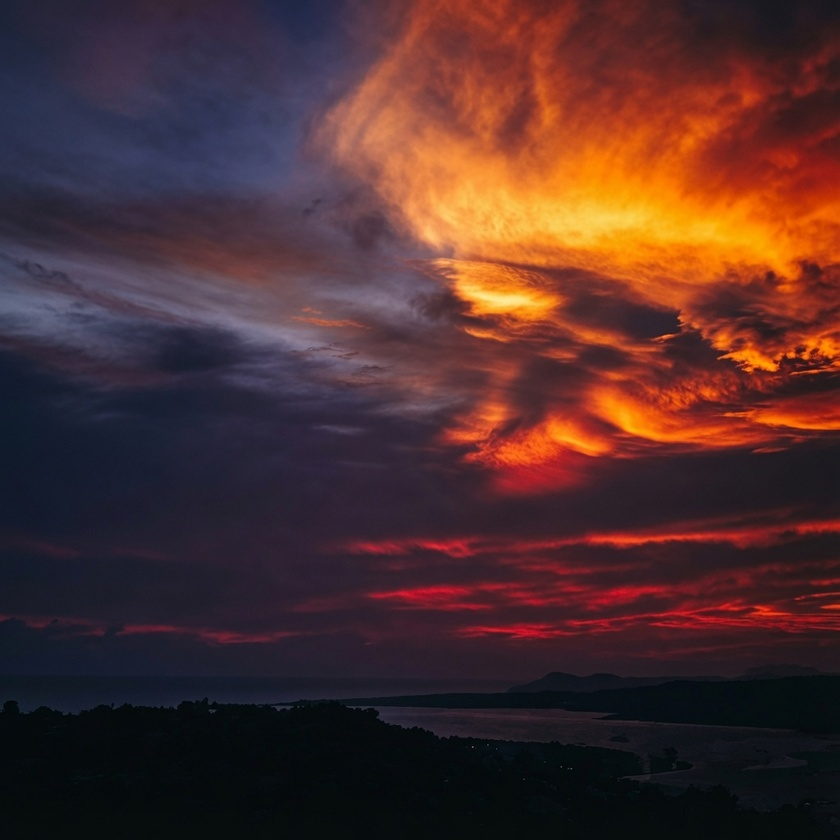
#> input picture demos/sunset.jpg, 840 x 840 px, shrunk from 1024 x 1024 before the run
$ python 03-colors-kmeans-dither.py
#> lines starting #> are read from the running program, lines starting #| are printed output that depends on the picture
### src/tstudio/vector_fields.py
import numpy as np
from tstudio.scalar_fields import ScalarField, scalar_from_dict
from tstudio.utils import normalize_vector

_FIELD_REGISTRY: dict[str, type] = {}


def _register_field(cls):
    _FIELD_REGISTRY[cls.__name__] = cls
    return cls


def field_from_dict(d: dict) -> "FlowField":
    """Reconstruct a FlowField from its dict representation."""
    return _FIELD_REGISTRY[d["type"]].from_dict(d)


# [14 lines left out: functions _serialize_weight, _deserialize_weight, not called in this run]


class FlowField():
    """
    Abstract base class for 2D vector fields.

    Subclasses implement ``__call__`` to return a flow vector v(x) at any
    point x in the plane.  The optional ``normalize`` flag (supported by most
    subclasses) divides the result by its L2 norm so that ||v(x)|| = 1.
    """

    # [11 lines left out: functions __init__, __call__, not called in this run]

    def to_dict(self) -> dict:
        raise NotImplementedError("Subclasses should implement this method.")

    @classmethod
    def from_dict(cls, d: dict) -> "FlowField":
        raise NotImplementedError("Subclasses should implement this method.")


@_register_field
class RotationField(FlowField):
    """
    Curl / rotation field centred at a fixed point.

    At each point x the vector is the radius vector rotated 90° in the plane:

        r = x - center
        v(x) = direction * [-r_y, r_x]

    This produces circular streamlines around ``center``.
    ``direction = +1`` gives counter-clockwise rotation;
    ``direction = -1`` gives clockwise rotation.

    If ``normalize=True`` (default) the output is divided by its L2 norm,
    giving unit-speed circular flow regardless of distance from the centre.
    """

    # [35 lines left out: functions __init__, __call__, to_dict, from_dict, not called in this run]


@_register_field
class ExpansionField(FlowField):
    """
    Radial expansion / contraction field centred at a fixed point.

    At each point x the vector points directly away from (or toward) the centre:

        v(x) = direction * (x - center)

    ``direction = +1`` produces an outward (source / expansion) field;
    ``direction = -1`` produces an inward (sink / contraction) field.

    If ``normalize=True`` (default) the output is divided by its L2 norm,
    giving a pure radial direction independent of distance from the centre.
    """

    # [34 lines left out: functions __init__, __call__, to_dict, from_dict, not called in this run]


@_register_field
class NoiseField(FlowField):
    """
    Spatially-uncorrelated uniform random vector field.

    Each call samples a fresh vector independently of position:

        v ~ Uniform(-1, 1)^n

    where n is the dimensionality of the input x.  Because each evaluation is
    independent, this field is non-deterministic and has no spatial coherence.

    If ``normalize=True`` (default) the random vector is divided by its L2
    norm, producing a uniformly-distributed random unit direction.
    """

    # [19 lines left out: functions __init__, __call__, to_dict, not called in this run]

    @classmethod
    def from_dict(cls, d: dict) -> "NoiseField":
        return cls(normalize=d.get("normalize", True))


@_register_field
class FieldSum(FlowField):
    """
    Weighted linear combination of multiple flow fields.

    At each point x the output is the sum of all constituent field vectors,
    each scaled by its corresponding weight:

        v(x) = sum_i  w_i(x) * F_i(x)

    Weights ``w_i`` can be:
    - ``None``        — all fields contribute equally (weight 1).
    - ``float``       — a fixed scalar multiplier.
    - ``ScalarField`` — a position-dependent multiplier evaluated at x,
                        allowing spatially-varying blending.

    If ``normalize=True`` (default) the summed vector is divided by its L2
    norm so that ||v(x)|| = 1.
    """

    # [49 lines left out: functions __init__, __call__, to_dict, from_dict, not called in this run]


@_register_field
class FieldMax(FlowField):
    """
    Hard-selection field that returns the vector of the highest-weighted field.

    At each point x the weights are evaluated and the winning field is chosen:

        i* = argmax_i  w_i(x)
        v(x) = F_{i*}(x)

    Weights can be fixed scalars or ``ScalarField`` instances evaluated at x,
    so the dominant field can change continuously across space.  This produces
    sharp, discontinuous transitions at boundaries where two weights are equal.

    If ``normalize=True`` (default) the selected vector is divided by its L2
    norm.
    """

    # [52 lines left out: functions __init__, __call__, to_dict, from_dict, not called in this run]


@_register_field
class FieldSelect(FlowField):
    """
    Stateful probabilistic field selector with optional smooth transitions.

    At each call this field may stochastically switch to a new active sub-field
    (or blend of sub-fields).  The selection is governed by a softmax-like
    distribution over the weights:

        p_i(x) ∝ w_i(x)^(1 / (1 + T))

    where T = ``temperature``.  T = 0 keeps the raw weight ratios; larger T
    flattens the distribution toward uniform, making all fields equally likely.

    ``select_n`` fields are drawn without replacement from this distribution and
    combined via ``FieldSum`` to form the active field.

    **Switching**: with probability ``change_id_prob`` at each call a new set of
    ``select_n`` fields is sampled (using weights evaluated at the current x).

    **Interpolation**: when ``lerp_len > 0`` a transition between the outgoing
    and incoming active field is linearly interpolated over ``lerp_len`` calls:

        v(x) = (1 - t) * v_current(x) + t * v_next(x),   t = step / lerp_len

    After ``lerp_len`` steps the new field becomes the current field.

    If ``normalize=True`` (default) the final vector is divided by its L2 norm.

    Args:
        fields: List of candidate ``FlowField`` instances.
        weights: Per-field scalar or ``ScalarField`` weights used as selection
            probabilities.  Must be provided (not None) for probabilistic use.
        select_n: Number of fields to blend at each active selection.
        change_id_prob: Probability of resampling the active field on each call.
        temperature: Controls distribution flatness; 0 = proportional to weight,
            higher values = more uniform.
        normalize: Whether to L2-normalise the output vector.
        lerp_len: Number of steps over which to interpolate between field
            transitions.  0 = instantaneous switch.
    """

    # [120 lines left out: functions __init__, select_index, __call__, to_dict, from_dict, not called in this run]

### src/tstudio/scalar_fields.py
import numpy as np

_SCALAR_REGISTRY: dict[str, type] = {}


def _register_scalar(cls):
    _SCALAR_REGISTRY[cls.__name__] = cls
    return cls


def scalar_from_dict(d: dict) -> "ScalarField":
    """Reconstruct a ScalarField from its dict representation."""
    return _SCALAR_REGISTRY[d["type"]].from_dict(d)


class ScalarField():
    """
    Abstract base class for scalar fields.

    Subclasses implement ``__call__`` to return a single float value f(x) at
    any point x in the plane.  Scalar fields are used as position-dependent
    weights in ``FieldSum``, ``FieldMax``, and ``FieldSelect``.
    """

    def __init__(self):
        pass

    # [5 lines left out: function __call__, not called in this run]

    def to_dict(self) -> dict:
        raise NotImplementedError("Subclasses should implement this method.")

    @classmethod
    def from_dict(cls, d: dict) -> "ScalarField":
        raise NotImplementedError("Subclasses should implement this method.")


@_register_scalar
class GaussianField(ScalarField):
    """
    Isotropic Gaussian (radial basis) scalar field.

    Returns a bell-shaped value centred at a fixed point:

        f(x) = scale * exp( -||x - center||^2 / (2 * sigma^2) )

    The peak value is ``scale`` at x = ``center`` and decays symmetrically in
    all directions with standard deviation ``sigma``.  Useful as a
    smooth, spatially-localised weight.

    Args:
        center: Peak location.
        sigma:  Spread of the Gaussian; larger values produce a wider bell.
        scale:  Peak amplitude (default 1.0).
    """

    # [7 lines left out: function __init__, not called in this run]

    def __call__(self, x: np.ndarray) -> float:
        return self.scale * np.exp(-np.sum(
            (x - self.center)**2) / (2 * self.sigma**2))

    # [15 lines left out: functions to_dict, from_dict, not called in this run]


@_register_scalar
class ConstantField(ScalarField):
    """
    Uniform scalar field that returns the same value everywhere.

        f(x) = value

    Useful as a fixed-weight placeholder wherever a ``ScalarField`` is expected
    but spatial variation is not needed.

    Args:
        value: The constant scalar value returned at every point (default 1.0).
    """

    def __init__(self, value: float = 1.0):
        self.value = value

    def __call__(self, x: np.ndarray) -> float:
        return self.value

    # [5 lines left out: function to_dict, not called in this run]

    @classmethod
    def from_dict(cls, d: dict) -> "ConstantField":
        return cls(value=d.get("value", 1.0))


@_register_scalar
class BoxField(ScalarField):
    """
    Axis-aligned rectangular indicator field.

    Returns one of two constant values depending on whether x lies inside the
    box defined by ``min_corner`` and ``max_corner``:

        f(x) = inside_value   if  min_corner <= x <= max_corner  (element-wise)
               outside_value  otherwise

    The corners are automatically sorted at construction time, so passing them
    in either order is safe.  Useful for hard spatial masking or gating.

    Args:
        min_corner:    Lower-left corner of the box.
        max_corner:    Upper-right corner of the box.
        inside_value:  Value returned for points strictly inside the box
                       (default 1.0).
        outside_value: Value returned for points outside the box (default 0.0).
    """

    # [37 lines left out: functions __init__, __call__, to_dict, from_dict, not called in this run]

### demos/colors_pallete/03-colors-kmeans-dither.py
import numpy as np
import matplotlib.pyplot as plt
import tstudio.vector_fields
import tstudio.scalar_fields
import tstudio.utils
from tqdm import tqdm
from PIL import Image
from scipy.ndimage import gaussian_filter
from pathlib import Path

from sklearn.cluster import KMeans


def _kernel(y, sigma):
    return np.exp(-0.5 * (y ** 2) / (sigma ** 2))

def run():
    curr_path = Path(__file__).parent
    img = Image.open(curr_path / "../sunset.jpg")
#> img is the input picture: PIL image 840x840 RGB; mean R, G, B 78.5, 46.9, 45.8
    matrix_data = np.array(img, dtype=float) / 255.0
    X = matrix_data.reshape(-1, 3)
    print(X.shape)
#| (705600, 3)


    n_colors = [3, 10, 20]
    # K-Means
    for n in tqdm(n_colors):
        kmeans = KMeans(n_clusters=n, random_state=0)
        kmeans.fit(X)

        y = kmeans.transform(X)

        centers = kmeans.cluster_centers_
        sigma = 0.1  # Adjust this value to control the amount of dithering

        y_prob = _kernel(y, sigma)
        y_prob_norm = y_prob / np.sum(y_prob, axis=1, keepdims=True)
        labels = []
        for i in range(X.shape[0]):
            labels.append(np.random.choice(n, p=y_prob_norm[i]))

        # Create a new image with the clustered colors
        clustered_img = centers[labels].reshape(matrix_data.shape)

        # Save the clustered image
        plt.imsave(curr_path / f"sunset_kmeans_dither_{n}.png", clustered_img)
#> this loop made 3 passes
#> pass 1, in run, `plt.imsave(curr_path / f"sunset_kmeans_dither_{n}.png", clustered_img)`:
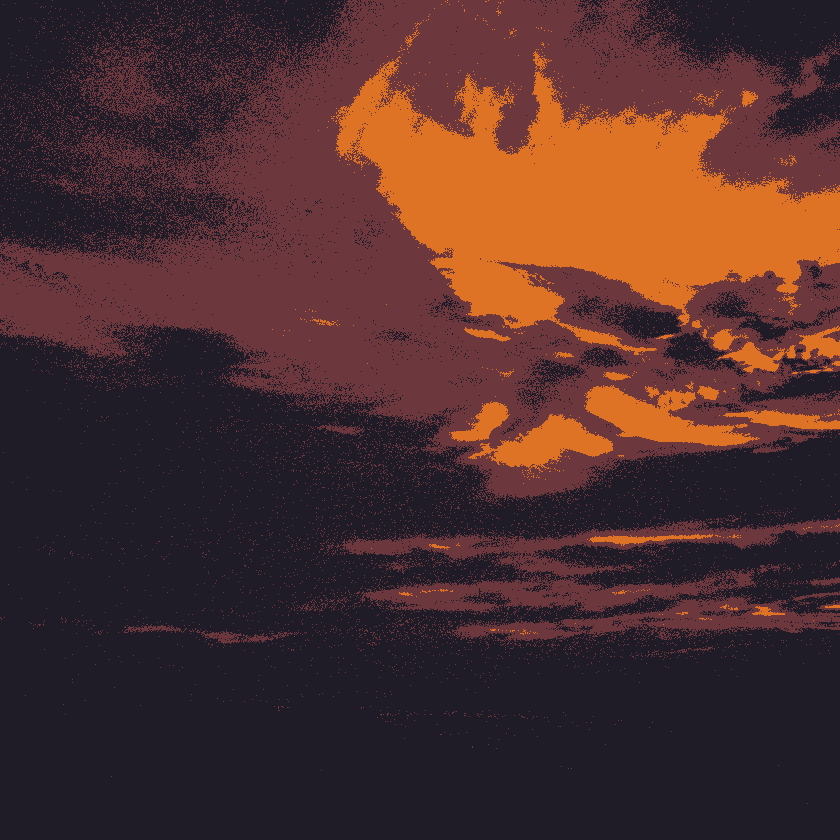
#> saved as sunset_kmeans_dither_3.png: shape (840, 840, 3); mean R, G, B 78.8, 47, 45.5
#> pass 2, in run, `plt.imsave(curr_path / f"sunset_kmeans_dither_{n}.png", clustered_img)`:
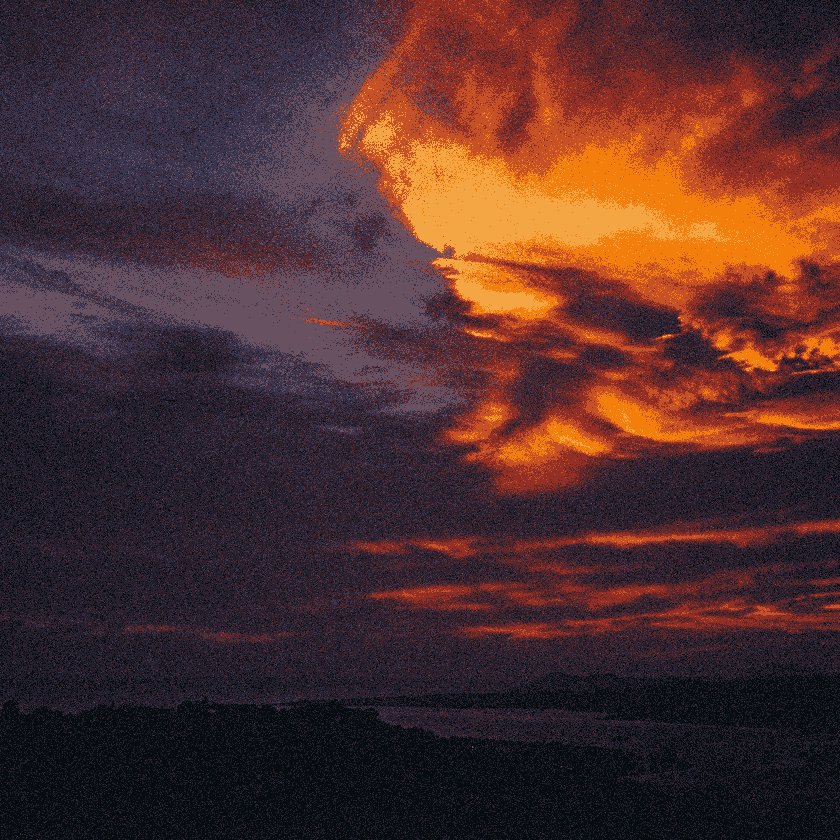
#> saved as sunset_kmeans_dither_10.png: shape (840, 840, 3); mean R, G, B 78.7, 47, 45.7

if __name__ == "__main__":
    run()
